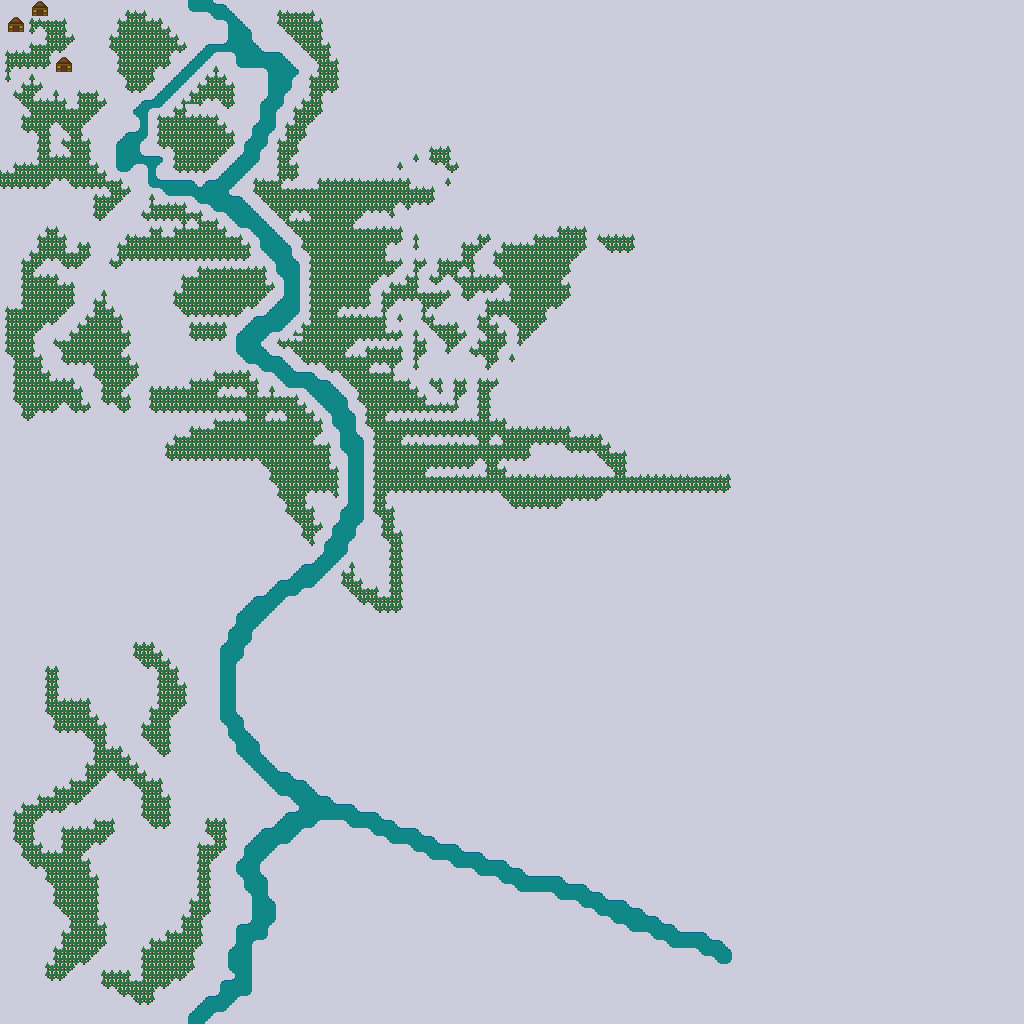

This is a level from a 2D game, rendered from its Tiled map with the project's own tilesets. A one-line summary and the map file follow, with tile-layer data summarised:
An orthogonal 128x128 tile map with 8x8 px tiles, 1 tile layer (terrain).

<map version="1.8" tiledversion="1.8.2" orientation="orthogonal" renderorder="right-down" width="128" height="128" tilewidth="8" tileheight="8" infinite="0" nextlayerid="2" nextobjectid="1">
 <tileset firstgid="1" source="TILES.BIN.tsx" />
 <layer id="1" name="terrain" width="128" height="128">
  <data>[16384 cells, 16384 non-empty, 41 distinct tile ids]</data>
 </layer>
</map>
